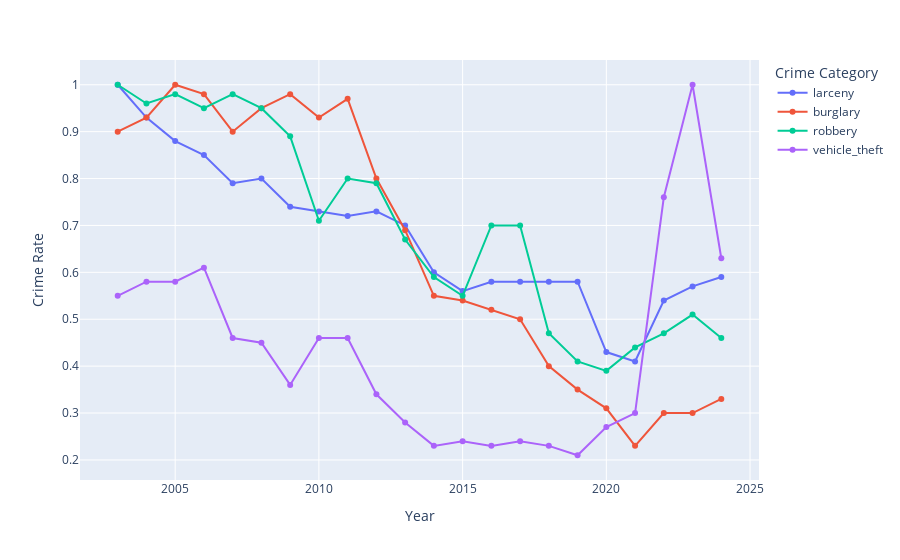

The notebook cell saved with this chart:
### Code cell
fig = px.line(
    plot_data.round(decimals=2),
    x = 'Year',
    y = 'Crime Rate',
    color = 'FBI_type',
    hover_data = {'Year':False,'FBI_type':False,'Crime Total':True},
    labels={'FBI_type': 'Crime Category'}
)
fig.update_traces(mode="markers+lines")
fig.update_layout(hovermode="x unified")
# fig.update_xaxes(range=[2002, 2025])
# fig.update_yaxes(range=[0, 1])

fig.show()

### Figure 1 — Plotly figure (JSON) as saved in the notebook; plotly's stock layout.template omitted (floating-point values rounded to 4 significant figures)
{"data": [{"customdata": [["larceny", 11623], ["larceny", 10795], ["larceny", 10242], ["larceny", 9847], ["larceny", 9240], ["larceny", 9266], ["larceny", 8641], ["larceny", 8515], ["larceny", 8384], ["larceny", 8534], ["larceny", 8142], ["larceny", 6924], ["larceny", 6545], ["larceny", 6712], ["larceny", 6714], ["larceny", 6742], ["larceny", 6718], ["larceny", 4953], ["larceny", 4782], ["larceny", 6313], ["larceny", 6664], ["larceny", 6824.0]], "hovertemplate": "Crime Rate=%{y}<br>Crime Total=%{customdata[1]}<extra></extra>", "legendgroup": "larceny", "line": {"color": "#636efa", "dash": "solid"}, "marker": {"symbol": "circle"}, "mode": "markers+lines", "name": "larceny", "orientation": "v", "showlegend": true, "type": "scatter", "x": [2003, 2004, 2005, 2006, 2007, 2008, 2009, 2010, 2011, 2012, 2013, 2014, 2015, 2016, 2017, 2018, 2019, 2020, 2021, 2022, 2023, 2024], "xaxis": "x", "y": [1, 0.93, 0.88, 0.85, 0.79, 0.8, 0.74, 0.73, 0.72, 0.73, 0.7, 0.6, 0.56, 0.58, 0.58, 0.58, 0.58, 0.43, 0.41, 0.54, 0.57, 0.59], "yaxis": "y"}, {"customdata": [["burglary", 3548], ["burglary", 3697], ["burglary", 3962], ["burglary", 3874], ["burglary", 3553], ["burglary", 3754], ["burglary", 3895], ["burglary", 3670], ["burglary", 3856], ["burglary", 3182], ["burglary", 2738], ["burglary", 2180], ["burglary", 2158], ["burglary", 2060], ["burglary", 1981], ["burglary", 1582], ["burglary", 1404], ["burglary", 1210], ["burglary", 914], ["burglary", 1170], ["burglary", 1169], ["burglary", 1326.0]], "hovertemplate": "Crime Rate=%{y}<br>Crime Total=%{customdata[1]}<extra></extra>", "legendgroup": "burglary", "line": {"color": "#EF553B", "dash": "solid"}, "marker": {"symbol": "circle"}, "mode": "markers+lines", "name": "burglary", "orientation": "v", "showlegend": true, "type": "scatter", "x": [2003, 2004, 2005, 2006, 2007, 2008, 2009, 2010, 2011, 2012, 2013, 2014, 2015, 2016, 2017, 2018, 2019, 2020, 2021, 2022, 2023, 2024], "xaxis": "x", "y": [0.9, 0.93, 1, 0.98, 0.9, 0.95, 0.98, 0.93, 0.97, 0.8, 0.69, 0.55, 0.54, 0.52, 0.5, 0.4, 0.35, 0.31, 0.23, 0.3, 0.3, 0.33], "yaxis": "y"}, {"customdata": [["robbery", 2865], ["robbery", 2753], ["robbery", 2817], ["robbery", 2714], ["robbery", 2819], ["robbery", 2715], ["robbery", 2546], ["robbery", 2037], ["robbery", 2278], ["robbery", 2250], ["robbery", 1906], ["robbery", 1699], ["robbery", 1575], ["robbery", 2005], ["robbery", 2012], ["robbery", 1340], ["robbery", 1178], ["robbery", 1104], ["robbery", 1274], ["robbery", 1333], ["robbery", 1467], ["robbery", 1313.0]], "hovertemplate": "Crime Rate=%{y}<br>Crime Total=%{customdata[1]}<extra></extra>", "legendgroup": "robbery", "line": {"color": "#00cc96", "dash": "solid"}, "marker": {"symbol": "circle"}, "mode": "markers+lines", "name": "robbery", "orientation": "v", "showlegend": true, "type": "scatter", "x": [2003, 2004, 2005, 2006, 2007, 2008, 2009, 2010, 2011, 2012, 2013, 2014, 2015, 2016, 2017, 2018, 2019, 2020, 2021, 2022, 2023, 2024], "xaxis": "x", "y": [1, 0.96, 0.98, 0.95, 0.98, 0.95, 0.89, 0.71, 0.8, 0.79, 0.67, 0.59, 0.55, 0.7, 0.7, 0.47, 0.41, 0.39, 0.44, 0.47, 0.51, 0.46], "yaxis": "y"}, {"customdata": [["vehicle_theft", 3092], ["vehicle_theft", 3279], ["vehicle_theft", 3277], ["vehicle_theft", 3446], ["vehicle_theft", 2596], ["vehicle_theft", 2506], ["vehicle_theft", 2023], ["vehicle_theft", 2567], ["vehicle_theft", 2583], ["vehicle_theft", 1933], ["vehicle_theft", 1587], ["vehicle_theft", 1308], ["vehicle_theft", 1344], ["vehicle_theft", 1312], ["vehicle_theft", 1372], ["vehicle_theft", 1316], ["vehicle_theft", 1203], ["vehicle_theft", 1496], ["vehicle_theft", 1716], ["vehicle_theft", 4257], ["vehicle_theft", 5628], ["vehicle_theft", 3550.0]], "hovertemplate": "Crime Rate=%{y}<br>Crime Total=%{customdata[1]}<extra></extra>", "legendgroup": "vehicle_theft", "line": {"color": "#ab63fa", "dash": "solid"}, "marker": {"symbol": "circle"}, "mode": "markers+lines", "name": "vehicle_theft", "orientation": "v", "showlegend": true, "type": "scatter", "x": [2003, 2004, 2005, 2006, 2007, 2008, 2009, 2010, 2011, 2012, 2013, 2014, 2015, 2016, 2017, 2018, 2019, 2020, 2021, 2022, 2023, 2024], "xaxis": "x", "y": [0.55, 0.58, 0.58, 0.61, 0.46, 0.45, 0.36, 0.46, 0.46, 0.34, 0.28, 0.23, 0.24, 0.23, 0.24, 0.23, 0.21, 0.27, 0.3, 0.76, 1, 0.63], "yaxis": "y"}], "layout": {"autosize": true, "hovermode": "x unified", "legend": {"title": {"text": "Crime Category"}, "tracegroupgap": 0}, "margin": {"t": 60}, "xaxis": {"anchor": "y", "autorange": true, "domain": [0, 1], "range": [2002.0, 2025.0], "title": {"text": "Year"}, "type": "linear"}, "yaxis": {"anchor": "x", "autorange": true, "domain": [0, 1], "range": [0.1488, 1.061], "title": {"text": "Crime Rate"}, "type": "linear"}}}
